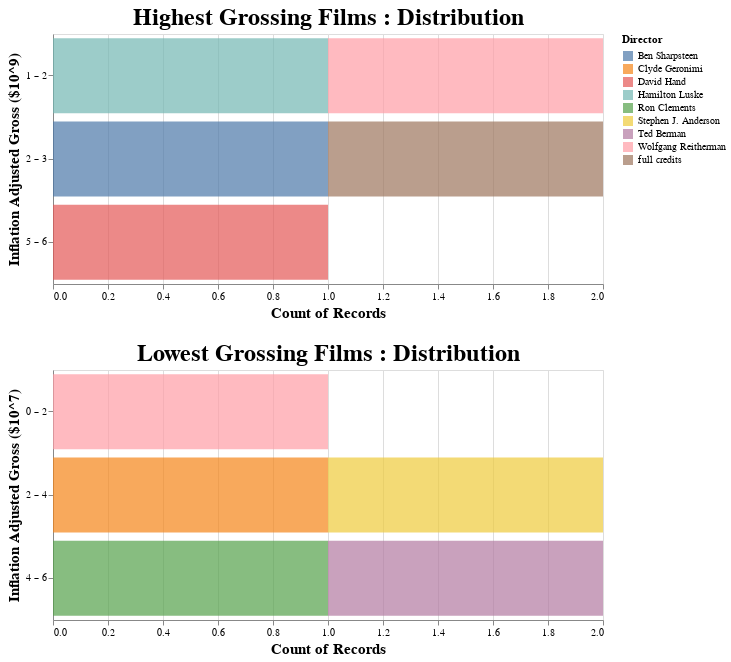

Here is the notebook cell this chart was saved with:
### Code cell
director_plots = display_concat_histograms(
    effective_df=exploration_df,
    feature="inflation_adjusted_gross",
    target="director",
    category_title="Grossing Films",
    maxbins=5,
    record_count=5,
)

display(director_plots)

### Figure 1 — Vega-Lite specification as saved in the notebook (floating-point values rounded to 4 significant figures)
{"config": {"view": {"continuousWidth": 400, "continuousHeight": 300}, "axis": {"labelFontSize": 10, "titleFontSize": 15}, "title": {"fontSize": 24}}, "concat": [{"data": {"name": "data-ccb008d11399cec0832f8daf360d95e2"}, "mark": {"type": "bar", "opacity": 0.7}, "encoding": {"color": {"field": "director", "legend": {"title": "Director"}, "type": "nominal"}, "x": {"aggregate": "count", "stack": true, "type": "quantitative"}, "y": {"axis": {"title": "Inflation Adjusted Gross ($10^9)"}, "bin": {"maxbins": 5}, "field": "feature_display", "type": "nominal"}}, "height": 250, "title": "Highest Grossing Films : Distribution", "width": 550}, {"data": {"name": "data-9c3e88bd15a59b608b8e70a20458faaa"}, "mark": {"type": "bar", "opacity": 0.7}, "encoding": {"color": {"field": "director", "legend": {"title": "Director"}, "type": "nominal"}, "x": {"aggregate": "count", "stack": true, "type": "quantitative"}, "y": {"axis": {"title": "Inflation Adjusted Gross ($10^7)"}, "bin": {"maxbins": 5}, "field": "feature_display", "type": "nominal"}}, "height": 250, "title": "Lowest Grossing Films : Distribution", "width": 550}], "columns": 1, "$schema": "https://vega.github.io/schema/vega-lite/v4.17.0.json", "datasets": {"data-ccb008d11399cec0832f8daf360d95e2": [{"movie_title": "Lady and the Tramp", "release_decade": 1950, "release_year": 1955, "release_month": 6, "total_gross": 93600000.0, "inflation_adjusted_gross": 1236000000.0, "director": "Hamilton Luske", "MPAA_rating": "G", "genre": "Drama", "hero-actor": null, "hero": "Lady and Tramp", "villain-actor": null, "villain": "Si and Am", "song": "Bella Notte", "feature_display": 1.236}, {"movie_title": "101 Dalmatians", "release_decade": 1960, "release_year": 1961, "release_month": 1, "total_gross": 289200000.0, "inflation_adjusted_gross": 1622000000.0, "director": "Wolfgang Reitherman", "MPAA_rating": "G", "genre": "Comedy", "hero-actor": null, "hero": null, "villain-actor": null, "villain": null, "song": null, "feature_display": 1.622}, {"movie_title": "Fantasia", "release_decade": 1940, "release_year": 1940, "release_month": 11, "total_gross": 83320000.0, "inflation_adjusted_gross": 2187000000.0, "director": "full credits", "MPAA_rating": "G", "genre": "Musical", "hero-actor": null, "hero": null, "villain-actor": "Corey Burton", "villain": "Chernabog", "song": null, "feature_display": 2.187}, {"movie_title": "Pinocchio", "release_decade": 1940, "release_year": 1940, "release_month": 2, "total_gross": 84300000.0, "inflation_adjusted_gross": 2188000000.0, "director": "Ben Sharpsteen", "MPAA_rating": "G", "genre": "Adventure", "hero-actor": "Dickie Jones", "hero": "Pinocchio", "villain-actor": "Charles Judels", "villain": "Stromboli", "song": "When You Wish upon a Star", "feature_display": 2.188}, {"movie_title": "Snow White and the Seven Dwarfs", "release_decade": 1930, "release_year": 1937, "release_month": 12, "total_gross": 184900000.0, "inflation_adjusted_gross": 5229000000.0, "director": "David Hand", "MPAA_rating": "G", "genre": "Musical", "hero-actor": "Adriana Caselotti", "hero": "Snow White", "villain-actor": null, "villain": "Evil Queen", "song": "Some Day My Prince Will Come", "feature_display": 5.229}], "data-9c3e88bd15a59b608b8e70a20458faaa": [{"movie_title": "The Many Adventures of Winnie the Pooh", "release_decade": 1970, "release_year": 1977, "release_month": 3, "total_gross": 0.0, "inflation_adjusted_gross": 0.0, "director": "Wolfgang Reitherman", "MPAA_rating": null, "genre": null, "hero-actor": null, "hero": "Winnie the Pooh", "villain-actor": null, "villain": null, "song": "Winnie the Pooh", "feature_display": 0.0}, {"movie_title": "Sleeping Beauty", "release_decade": 1950, "release_year": 1959, "release_month": 1, "total_gross": 9465000.0, "inflation_adjusted_gross": 21510000.0, "director": "Clyde Geronimi", "MPAA_rating": null, "genre": "Drama", "hero-actor": "Mary Costa", "hero": "Aurora", "villain-actor": "Eleanor Audley", "villain": "Maleficent", "song": "Once Upon a Dream", "feature_display": 2.151}, {"movie_title": "Winnie the Pooh", "release_decade": 2010, "release_year": 2011, "release_month": 7, "total_gross": 26690000.0, "inflation_adjusted_gross": 28380000.0, "director": "Stephen J. Anderson", "MPAA_rating": "G", "genre": "Adventure", "hero-actor": null, "hero": "Winnie the Pooh", "villain-actor": null, "villain": null, "song": "Winnie the Pooh\r\n", "feature_display": 2.838}, {"movie_title": "The Black Cauldron", "release_decade": 1980, "release_year": 1985, "release_month": 7, "total_gross": 21290000.0, "inflation_adjusted_gross": 50550000.0, "director": "Ted Berman", "MPAA_rating": null, "genre": "Adventure", "hero-actor": "Grant Bardsley", "hero": "Taran", "villain-actor": null, "villain": "Horned King", "song": null, "feature_display": 5.055}, {"movie_title": "The Great Mouse Detective", "release_decade": 1980, "release_year": 1986, "release_month": 7, "total_gross": 23610000.0, "inflation_adjusted_gross": 53640000.0, "director": "Ron Clements", "MPAA_rating": null, "genre": "Adventure", "hero-actor": null, "hero": "Basil", "villain-actor": "Vincent Price", "villain": "Professor Ratigan", "song": "The World's Greatest Criminal Mind", "feature_display": 5.364}]}}
